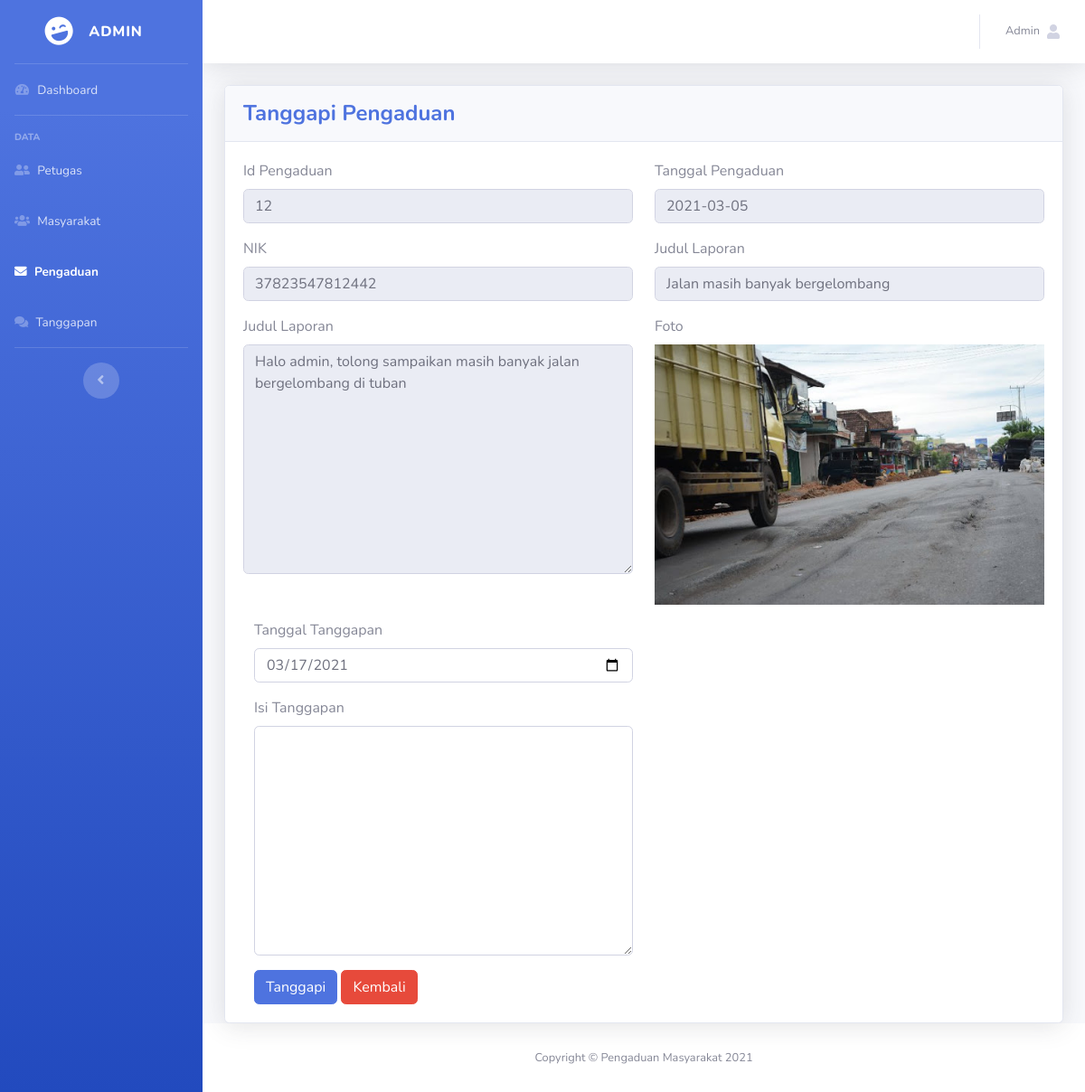
Page /admin/index.php?f=pengaduan&p=tanggapi&id=12 (signed in) on the committed database.
### tables this page shows
CREATE TABLE `pengaduan` (
  `id_pengaduan` int(11) NOT NULL,
  `tgl_pengaduan` date NOT NULL,
  `nik` char(16) NOT NULL,
  `judul_laporan` varchar(255) NOT NULL,
  `isi_laporan` text NOT NULL,
  `foto` varchar(255) NOT NULL,
  `status` enum('0','proses','selesai') NOT NULL
);

### db_controller.php (called while the page is built, shortened)
<?php
class DB
{
    private $host = "localhost";
    private $user = "root";
    private $password = "";
    private $db_name = "ukk_rpl_2021";
    private $koneksi;
    public function __construct()
    {
        $this->koneksi = $this->koneksiDatabase();
    }
    public function koneksiDatabase()
    {
        $koneksi = mysqli_connect($this->host, $this->user, $this->password, $this->db_name);
        return $koneksi;
    }
    public function getItem($sql)
    {
        $result = mysqli_query($this->koneksi, $sql);
        $row = mysqli_fetch_assoc($result);
        return $row;
    }
}

### pengaduan/tanggapi.php (the view, shortened to what this page needs)
<?php
    require_once "../db_controller.php";
    $db = new DB;
    if(isset($_GET['id']))
    {
        $id = $_GET["id"];
        $sql = "SELECT * FROM pengaduan WHERE id_pengaduan = $id";
        $sqlUpdateProses = "UPDATE pengaduan SET status = 'proses' WHERE id_pengaduan = $id";
        $db->runSql($sqlUpdateProses);
        $row = $db->getItem($sql);
    }
?>
<div class="card shadow">
    <div class="card-header py-3">
        <h4 class="m-0 font-weight-bold text-primary">Tanggapi Pengaduan</h4>
    </div>
    <div class="card-body">
    <form method="POST" >
        <div class="row">
            <div class="col-md-6">
                <div class="form-group">
                    <label for="id_pengaduan">Id Pengaduan</label>
                    <input type="text" class="form-control" value="<?= $row['id_pengaduan']?>" name="id_pengaduan" autofocus id="id_pengaduan" required disabled>
                </div>
            </div>
            <div class="col-md-6">
                <div class="form-group">
                    <label for="tgl_pengaduan">Tanggal Pengaduan</label>
                    <input type="text" class="form-control" name="tgl_pengaduan" value="<?= $row['tgl_pengaduan']?>" id="tgl_pengaduan" required disabled>
                </div>
            </div>
            <div class="col-md-6">
                <div class="form-group">
                    <label for="nik">NIK</label>
                    <input type="text" class="form-control" name="nik" value="<?= $row['nik']?>" id="nik" required disabled>
                </div>
            </div>
            <div class="col-md-6">
                <div class="form-group">
                    <label for="judul_laporan">Judul Laporan</label>
                    <input type="text" class="form-control" name="judul_laporan" value="<?= $row['judul_laporan']?>"  id="judul_laporan" disabled required>
                </div>
            </div>
            <div class="col-md-6">
                <div class="form-group">
                    <label for="isi_laporan">Judul Laporan</label>
                    <textarea name="isi_laporan" id="isi_laporan" cols="30" disabled required class="form-control" rows="10"><?= $row['isi_laporan']?></textarea>
                </div>
            </div>
            <div class="col-md-6">
                    <label for="foto">Foto</label>
                    <img src="../assets/upload/<?= $row['foto']?>"  class="img-fluid mb-3"  alt="Foto Pengaduan" id="foto">
            </div>
        </div>
        <div class="col-6">
            <div class="form-group">
                <label for="tgl_tanggapan">Tanggal Tanggapan</label>
                <input type="date" class="form-control" name="tgl_tanggapan" value="<?= date('Y-m-d')?>" autofocus required>
            </div>
        </div>
        <div class="col-6">
            <div class="form-group">
                <label for="isi_tanggapan">Isi Tanggapan</label>
                <textarea name="tanggapan" id="isi_tanggapan" cols="30" rows="10" class="form-control" required></textarea>
            </div>
        </div>
        <div class="col-md-6">
            <button type="submit" class="btn btn-primary" name="submit">Tanggapi</button>
            <a role="button" href="?f=pengaduan&p=index" class="btn btn-danger">Kembali</a>
        </div>
    </form>
    </div>
</div>

### admin/index.php (shortened to what this page needs)
<?php
    require_once "../db_controller.php";
?>
<!doctype html>
<html lang="en">
  <head>
    <link rel="stylesheet" href="../assets/css/sb-admin-2.min.css">
    <link rel="stylesheet" href="../vendor/fontawesome-free/css/all.min.css">
    <link rel="stylesheet" href="../vendor/datatables/dataTables.bootstrap4.min.css">
  </head>
  <body id="page-top">
    <div id="wrapper">
        <ul class="navbar-nav bg-gradient-primary sidebar sidebar-dark accordion" id="accordionSidebar">
            <a class="sidebar-brand d-flex align-items-center justify-content-center" href="?f=dashboard_admin&p=index">
            <div class="sidebar-brand-icon rotate-n-15">
                <i class="fas fa-laugh-wink"></i>
            </div>
            <div class="sidebar-brand-text mx-3"><?= $_SESSION["level"]?><sup></sup></div>
            </a>
            <hr class="sidebar-divider my-0">
            <?php
                $level = $_SESSION["level"];
                switch ($level) {
                    case 'admin':
                        echo '
                            <li class="nav-item" id="dashboardAdmin">
                            <a class="nav-link" href="?f=dashboard_admin&p=index">
                                <i class="fas fa-fw fa-tachometer-alt"></i>
                                <span>Dashboard</span></a>
                            </li>
                            <hr class="sidebar-divider">
                            <div class="sidebar-heading">
                            Data
                            </div>
                            <li class="nav-item" id="petugas">
                            <a class="nav-link" href="?f=petugas&p=index" >
                                <i class="fas fa-user-friends"></i>
                                <span>Petugas</span></a>
                            </li>
                            <li class="nav-item" id="masyarakat">
                            <a class="nav-link" href="?f=masyarakat&p=index">
                                <i class="fas fa-users"></i>
                                <span>Masyarakat</span></a>
                            </li>
                            <li class="nav-item " id="pengaduan">
                            <a class="nav-link" href="?f=pengaduan&p=index">
                                <i class="fas fa-envelope"></i>
                                <span>Pengaduan</span></a>
                            </li>
                            <li class="nav-item " id="tanggapan">
                            <a class="nav-link" href="?f=tanggapan&p=index">
                                <i class="fas fa-comments"></i>
                                <span>Tanggapan</span></a>
                            </li>
                        ';
                        break;
                }
            ?>
            <hr class="sidebar-divider">
            <div class="text-center d-none d-md-inline">
            <button class="rounded-circle border-0" id="sidebarToggle"></button>
            </div>
        </ul>
        <div class="d-flex flex-column" id="content-wrapper">
            <div id="content">
                <nav class="navbar navbar-expand navbar-light bg-white topbar mb-4 static-top shadow">
                <ul class="navbar-nav ml-auto">
                    <li class="nav-item dropdown no-arrow">
                    <a class="nav-link dropdown-toggle" href="#" id="userDropdown" role="button" data-toggle="dropdown" aria-haspopup="true" aria-expanded="false">
                        <span class="mr-2 d-none d-lg-inline text-gray-600 small"><?= ucfirst($_SESSION["username"])?></span>
                        <i class="fas fa-user"></i>
                    </a>
                    </li>
                </ul>
                </nav>
                <div class="container-fluid">
                    <?php
                        if(isset($_GET["f"]) && isset($_GET["p"]))
                        {
                            $f = $_GET["f"];
                            $p = $_GET["p"];
                            $file = "../".$f."/".$p.".php";
                            require_once $file;
                        }
                    ?>
                </div>
            </div>
            <footer class="sticky-footer bg-white">
                <div class="container my-auto">
                <div class="copyright text-center my-auto">
                    <span>Copyright &copy; Pengaduan Masyarakat <span id="tahunNow"></span></span>
                </div>
                </div>
            </footer>
        </div>
    </div>
  </body>
</html>

### rows in the picture
pengaduan: id_pengaduan "12", tgl_pengaduan "2021-03-05", nik "37823547812442", judul_laporan "Jalan masih banyak bergelombang", isi_laporan "Halo admin, tolong sampaikan masih banyak jalan bergelombang di tuban", foto (picture)

### other values in the picture
$_SESSION["level"] "ADMIN"
$_SESSION["username"] "Admin"
